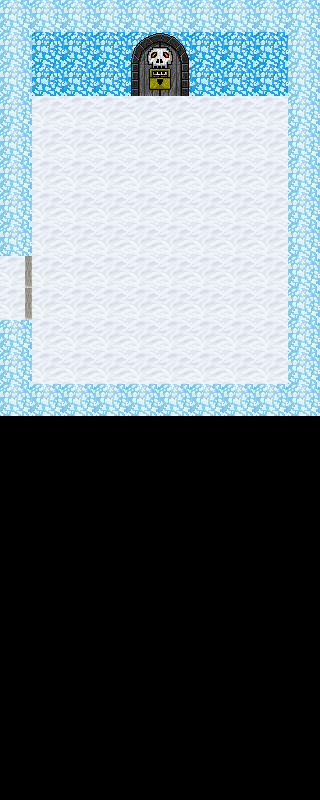

The image is a tile-based game level rendered from a .tmx file. Its description and complete source (layers, tilesets, objects, tile grids) follow:
An orthogonal 10x25 tile map with 32x32 px tiles, 2 tile layers (Capa 1, Capa 2).

<map version="1.0" orientation="orthogonal" renderorder="left-up" width="10" height="25" tilewidth="32" tileheight="32" nextobjectid="1">
 <tileset firstgid="1" name="1" tilewidth="32" tileheight="32" tilecount="100" columns="10">
  <image source="../../Storm_Bullets/recursos/imagenes/hojasTexturas/1.png" width="320" height="320" />
 </tileset>
 <layer name="Capa 1" width="10" height="25">
  <data encoding="csv">
24,24,24,24,24,24,24,24,24,24,
24,22,22,22,22,22,22,22,22,24,
24,22,22,22,22,22,22,22,22,24,
24,21,21,21,21,21,21,21,21,24,
24,21,21,21,21,21,21,21,21,24,
24,21,21,21,21,21,21,21,21,24,
24,21,21,21,21,21,21,21,21,24,
24,21,21,21,21,21,21,21,21,24,
21,21,21,21,21,21,21,21,21,24,
21,21,21,21,21,21,21,21,21,24,
24,21,21,21,21,21,21,21,21,24,
24,21,21,21,21,21,21,21,21,24,
24,24,24,24,24,24,24,24,24,24,
0,0,0,0,0,0,0,0,0,0,
0,0,0,0,0,0,0,0,0,0,
0,0,0,0,0,0,0,0,0,0,
0,0,0,0,0,0,0,0,0,0,
0,0,0,0,0,0,0,0,0,0,
0,0,0,0,0,0,0,0,0,0,
0,0,0,0,0,0,0,0,0,0,
0,0,0,0,0,0,0,0,0,0,
0,0,0,0,0,0,0,0,0,0,
0,0,0,0,0,0,0,0,0,0,
0,0,0,0,0,0,0,0,0,0,
0,0,0,0,0,0,0,0,0,0
</data>
 </layer>
 <layer name="Capa 2" width="10" height="25">
  <data encoding="csv">
0,0,0,0,0,0,0,0,0,0,
0,0,0,0,18,16,0,0,0,0,
0,0,0,0,14,4,0,0,0,0,
0,0,0,0,0,0,0,0,0,0,
0,0,0,0,0,0,0,0,0,0,
0,0,0,0,0,0,0,0,0,0,
0,0,0,0,0,0,0,0,0,0,
0,0,0,0,0,0,0,0,0,0,
10,0,0,0,0,0,0,0,0,0,
10,0,0,0,0,0,0,0,0,0,
0,0,0,0,0,0,0,0,0,0,
0,0,0,0,0,0,0,0,0,0,
0,0,0,0,0,0,0,0,0,0,
0,0,0,0,0,0,0,0,0,0,
0,0,0,0,0,0,0,0,0,0,
0,0,0,0,0,0,0,0,0,0,
0,0,0,0,0,0,0,0,0,0,
0,0,0,0,0,0,0,0,0,0,
0,0,0,0,0,0,0,0,0,0,
0,0,0,0,0,0,0,0,0,0,
0,0,0,0,0,0,0,0,0,0,
0,0,0,0,0,0,0,0,0,0,
0,0,0,0,0,0,0,0,0,0,
0,0,0,0,0,0,0,0,0,0,
0,0,0,0,0,0,0,0,0,0
</data>
 </layer>
 <objectgroup name="Colisiones" />
</map>
